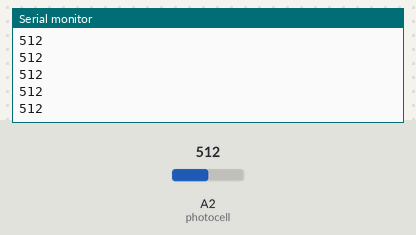
The sketch below on a simulated Arduino Uno, built with avr-gcc and run on an emulated ATmega328P. Parts: the last lines printed to the serial monitor. Inputs (shaded band) come from the test bench; at power-on: A2 (photocell) = 512.

Above: at 1.2 s.
1.3 s: A2 (photocell) set to 716
At 2.2 s:
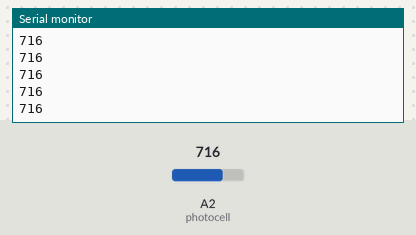
2.8 s: A2 (photocell) set to 900
At 3.8 s:
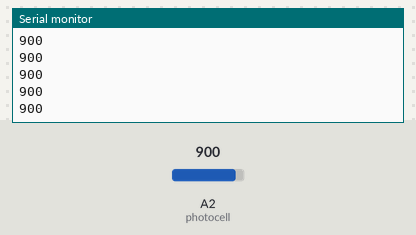
Timing chart, 0 to 5.8 s (numbered marks = the images above; inputs shaded):
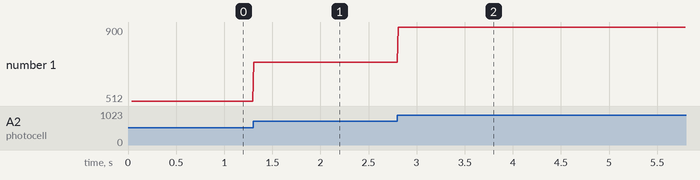

Measured:
- after the input at 1.3 s, the serial monitor: prints a new line at once (image 1)
- after the input at 2.8 s, the serial monitor: prints a new line at once (image 2)
- plotted number 1: 512 → 716 after the input at 1.3 s, 716 → 900 after the input at 2.8 s

The sketch:

bobby-humanfinder.ino
```cpp
/*

code for bobby anspach
written by sam galison, 2016

*/

int photocell = A2;
int reading = 0;

void setup() {

  pinMode(photocell, INPUT);

  Serial.begin(9600);

  Serial.println("hello world! i'm done setting up.");

} // end setup


void loop() {

    reading = analogRead(photocell);

    Serial.print(reading);
    Serial.println();

    delay(10);
    // hang out for 10ms to let the serial buffer catch up

} // end of the loop
```
